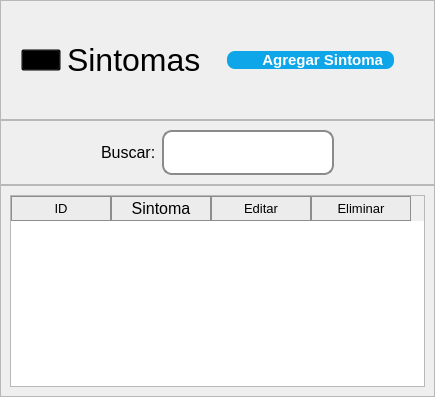
            <widget class="QWidget" name="pagSintomas">
             <layout class="QVBoxLayout" name="verticalLayout_21">
              <property name="spacing">
               <number>0</number>
              </property>
              <property name="leftMargin">
               <number>0</number>
              </property>
              <property name="topMargin">
               <number>0</number>
              </property>
              <property name="rightMargin">
               <number>0</number>
              </property>
              <property name="bottomMargin">
               <number>0</number>
              </property>
              <item alignment="Qt::AlignTop">
               <widget class="QFrame" name="frame_70">
                <property name="minimumSize">
                 <size>
                  <width>0</width>
                  <height>120</height>
                 </size>
                </property>
                <property name="frameShape">
                 <enum>QFrame::StyledPanel</enum>
                </property>
                <property name="frameShadow">
                 <enum>QFrame::Raised</enum>
                </property>
                <layout class="QHBoxLayout" name="horizontalLayout_35">
                 <property name="leftMargin">
                  <number>20</number>
                 </property>
                 <property name="topMargin">
                  <number>20</number>
                 </property>
                 <property name="rightMargin">
                  <number>20</number>
                 </property>
                 <property name="bottomMargin">
                  <number>20</number>
                 </property>
                 <item>
                  <widget class="QPushButton" name="pushButton_20">
                   <property name="styleSheet">
                    <string notr="true">QPushButton{
	background-color: transparent;
}</string>
                   </property>
                   <property name="text">
                    <string/>
                   </property>
                   <property name="icon">
                    <iconset>
                     <normaloff>img/sintomasPag.svg</normaloff>img/sintomasPag.svg</iconset>
                   </property>
                   <property name="iconSize">
                    <size>
                     <width>80</width>
                     <height>80</height>
                    </size>
                   </property>
                  </widget>
                 </item>
                 <item>
                  <widget class="QLabel" name="lblBienvenenida_7">
                   <property name="sizePolicy">
                    <sizepolicy hsizetype="Preferred" vsizetype="Expanding">
                     <horstretch>0</horstretch>
                     <verstretch>0</verstretch>
                    </sizepolicy>
                   </property>
                   <property name="font">
                    <font>
                     <family>Arial</family>
                     <pointsize>24</pointsize>
                    </font>
                   </property>
                   <property name="text">
                    <string>Sintomas</string>
                   </property>
                  </widget>
                 </item>
                 <item>
                  <widget class="QPushButton" name="btnAgregarCita_4">
                   <property name="sizePolicy">
                    <sizepolicy hsizetype="Expanding" vsizetype="Fixed">
                     <horstretch>0</horstretch>
                     <verstretch>0</verstretch>
                    </sizepolicy>
                   </property>
                   <property name="maximumSize">
                    <size>
                     <width>16777215</width>
                     <height>16777215</height>
                    </size>
                   </property>
                   <property name="font">
                    <font>
                     <family>Arial</family>
                     <pointsize>11</pointsize>
                     <weight>75</weight>
                     <bold>true</bold>
                    </font>
                   </property>
                   <property name="cursor">
                    <cursorShape>PointingHandCursor</cursorShape>
                   </property>
                   <property name="layoutDirection">
                    <enum>Qt::LeftToRight</enum>
                   </property>
                   <property name="styleSheet">
                    <string notr="true">QPushButton{
	background-color: #0EA5E9;
	border: none;
	padding-left: 10px;
	padding-right: 10px;
	color: #fff;
	margin-left: 20px;
	margin-right: 20px;
	border-radius: 8px;
}

QPushButton::hover{
	background-color: #0284c7;
}</string>
                   </property>
                   <property name="text">
                    <string>      Agregar Sintoma</string>
                   </property>
                   <property name="icon">
                    <iconset>
                     <normaloff>img/add.svg</normaloff>img/add.svg</iconset>
                   </property>
                   <property name="iconSize">
                    <size>
                     <width>20</width>
                     <height>50</height>
                    </size>
                   </property>
                  </widget>
                 </item>
                </layout>
               </widget>
              </item>
              <item alignment="Qt::AlignTop">
               <widget class="QFrame" name="frame_31">
                <property name="minimumSize">
                 <size>
                  <width>0</width>
                  <height>55</height>
                 </size>
                </property>
                <property name="frameShape">
                 <enum>QFrame::StyledPanel</enum>
                </property>
                <property name="frameShadow">
                 <enum>QFrame::Raised</enum>
                </property>
                <layout class="QHBoxLayout" name="horizontalLayout_37">
                 <property name="leftMargin">
                  <number>100</number>
                 </property>
                 <property name="rightMargin">
                  <number>100</number>
                 </property>
                 <item>
                  <widget class="QLabel" name="label_35">
                   <property name="sizePolicy">
                    <sizepolicy hsizetype="Preferred" vsizetype="Preferred">
                     <horstretch>0</horstretch>
                     <verstretch>0</verstretch>
                    </sizepolicy>
                   </property>
                   <property name="font">
                    <font>
                     <family>Arial</family>
                     <pointsize>12</pointsize>
                    </font>
                   </property>
                   <property name="text">
                    <string>Buscar:</string>
                   </property>
                  </widget>
                 </item>
                 <item>
                  <widget class="QLineEdit" name="inpBusquedaCitas_4">
                   <property name="sizePolicy">
                    <sizepolicy hsizetype="Expanding" vsizetype="MinimumExpanding">
                     <horstretch>0</horstretch>
                     <verstretch>0</verstretch>
                    </sizepolicy>
                   </property>
                   <property name="font">
                    <font>
                     <family>Arial</family>
                     <pointsize>12</pointsize>
                    </font>
                   </property>
                   <property name="styleSheet">
                    <string notr="true">QLineEdit{
	border-radius: 10px;
	border: 2px solid #8B8B8B;
	padding: 10px;
	color: #525252;
}</string>
                   </property>
                   <property name="text">
                    <string/>
                   </property>
                   <property name="alignment">
                    <set>Qt::AlignCenter</set>
                   </property>
                  </widget>
                 </item>
                </layout>
               </widget>
              </item>
              <item>
               <widget class="QFrame" name="frame_69">
                <property name="sizePolicy">
                 <sizepolicy hsizetype="Preferred" vsizetype="Expanding">
                  <horstretch>0</horstretch>
                  <verstretch>0</verstretch>
                 </sizepolicy>
                </property>
                <property name="frameShape">
                 <enum>QFrame::StyledPanel</enum>
                </property>
                <property name="frameShadow">
                 <enum>QFrame::Raised</enum>
                </property>
                <layout class="QHBoxLayout" name="horizontalLayout_38">
                 <item>
                  <widget class="QTableWidget" name="tblCitas_4">
                   <property name="font">
                    <font>
                     <family>Arial</family>
                     <pointsize>12</pointsize>
                    </font>
                   </property>
                   <property name="styleSheet">
                    <string notr="true">QHeaderView::section{
	background-color: #ECECEC;
	border: 1px solid #8d8d8d;
}</string>
                   </property>
                   <property name="textElideMode">
                    <enum>Qt::ElideMiddle</enum>
                   </property>
                   <column>
                    <property name="text">
                     <string>ID</string>
                    </property>
                    <property name="font">
                     <font>
                      <family>Arial</family>
                      <pointsize>10</pointsize>
                     </font>
                    </property>
                   </column>
                   <column>
                    <property name="text">
                     <string>Sintoma</string>
                    </property>
                   </column>
                   <column>
                    <property name="text">
                     <string>Editar</string>
                    </property>
                    <property name="font">
                     <font>
                      <family>Arial</family>
                      <pointsize>10</pointsize>
                     </font>
                    </property>
                   </column>
                   <column>
                    <property name="text">
                     <string>Eliminar</string>
                    </property>
                    <property name="font">
                     <font>
                      <family>Arial</family>
                      <pointsize>10</pointsize>
                     </font>
                    </property>
                   </column>
                  </widget>
                 </item>
                </layout>
               </widget>
              </item>
             </layout>
            </widget>
